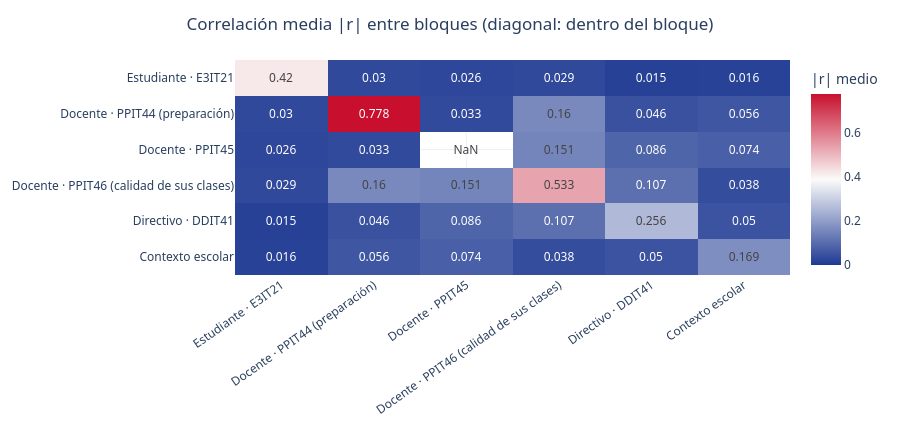

Notebook source saved alongside this figure:
### Code cell
fig = go.Figure(go.Heatmap(
    z=matriz.values, x=list(matriz.columns), y=list(matriz.index),
    colorscale=[[0, "#1f3a93"], [0.5, "#fbfbfa"], [1, "#c8102e"]],
    zmin=0, zmax=max(0.12, np.nanmax(matriz.values)),
    text=np.round(matriz.values, 3), texttemplate="%{text}",
    colorbar={"title": "|r| medio"}))
fig.update_layout(
    title={"text": "Correlación media |r| entre bloques (diagonal: dentro del bloque)",
           "x": 0.5, "xanchor": "center", "font": {"size": 17}},
    height=430, template="plotly_white", margin={"l": 210, "r": 20, "t": 60, "b": 90},
    font={"family": "Segoe UI, Helvetica, Arial, sans-serif", "size": 12},
    xaxis={"tickangle": -35}, yaxis={"autorange": "reversed"})
fig.show()

### Figure 1 — Plotly figure (JSON) as saved in the notebook; plotly's stock layout.template omitted (floating-point values rounded to 4 significant figures)
{"data": [{"colorbar": {"title": {"text": "|r| medio"}}, "colorscale": [[0, "#1f3a93"], [0.5, "#fbfbfa"], [1, "#c8102e"]], "text": [[0.42, 0.03, 0.026, 0.029, 0.015, 0.016], [0.03, 0.778, 0.033, 0.16, 0.046, 0.056], [0.026, 0.033, NaN, 0.151, 0.086, 0.074], [0.029, 0.16, 0.151, 0.533, 0.107, 0.038], [0.015, 0.046, 0.086, 0.107, 0.256, 0.05], [0.016, 0.056, 0.074, 0.038, 0.05, 0.169]], "texttemplate": "%{text}", "type": "heatmap", "x": ["Estudiante · E3IT21", "Docente · PPIT44 (preparación)", "Docente · PPIT45", "Docente · PPIT46 (calidad de sus clases)", "Directivo · DDIT41", "Contexto escolar"], "y": ["Estudiante · E3IT21", "Docente · PPIT44 (preparación)", "Docente · PPIT45", "Docente · PPIT46 (calidad de sus clases)", "Directivo · DDIT41", "Contexto escolar"], "z": [[0.4196, 0.03018, 0.02568, 0.02949, 0.01454, 0.01644], [0.03018, 0.7776, 0.03311, 0.1599, 0.0463, 0.05597], [0.02568, 0.03311, NaN, 0.1509, 0.08563, 0.07443], [0.02949, 0.1599, 0.1509, 0.5332, 0.1075, 0.03788], [0.01454, 0.0463, 0.08563, 0.1075, 0.2555, 0.05029], [0.01644, 0.05597, 0.07443, 0.03788, 0.05029, 0.169]], "zmax": 0.7776, "zmin": 0}], "layout": {"font": {"family": "Segoe UI, Helvetica, Arial, sans-serif", "size": 12}, "height": 430, "margin": {"b": 90, "l": 210, "r": 20, "t": 60}, "title": {"font": {"size": 17}, "text": "Correlación media |r| entre bloques (diagonal: dentro del bloque)", "x": 0.5, "xanchor": "center"}, "xaxis": {"tickangle": -35}, "yaxis": {"autorange": "reversed"}}}
